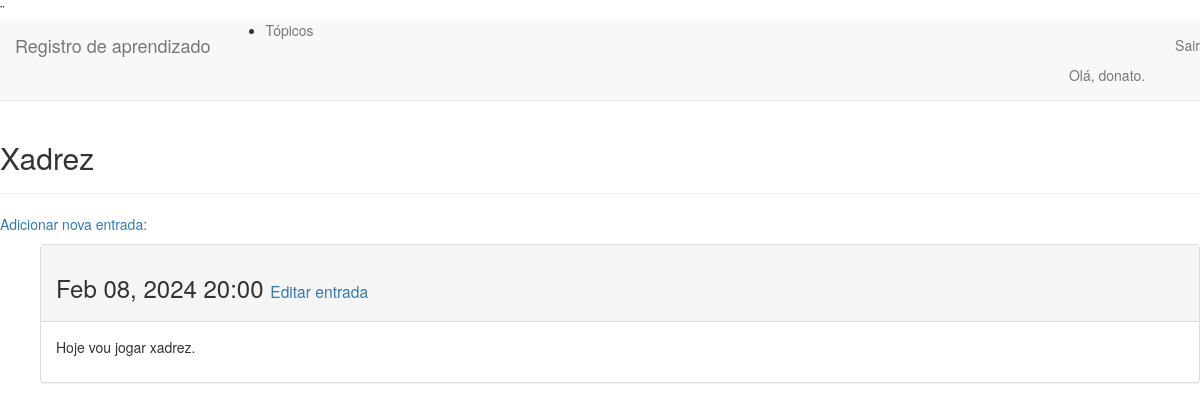
/topics/5/ (signed in), run on an earlier commit of the app's database.
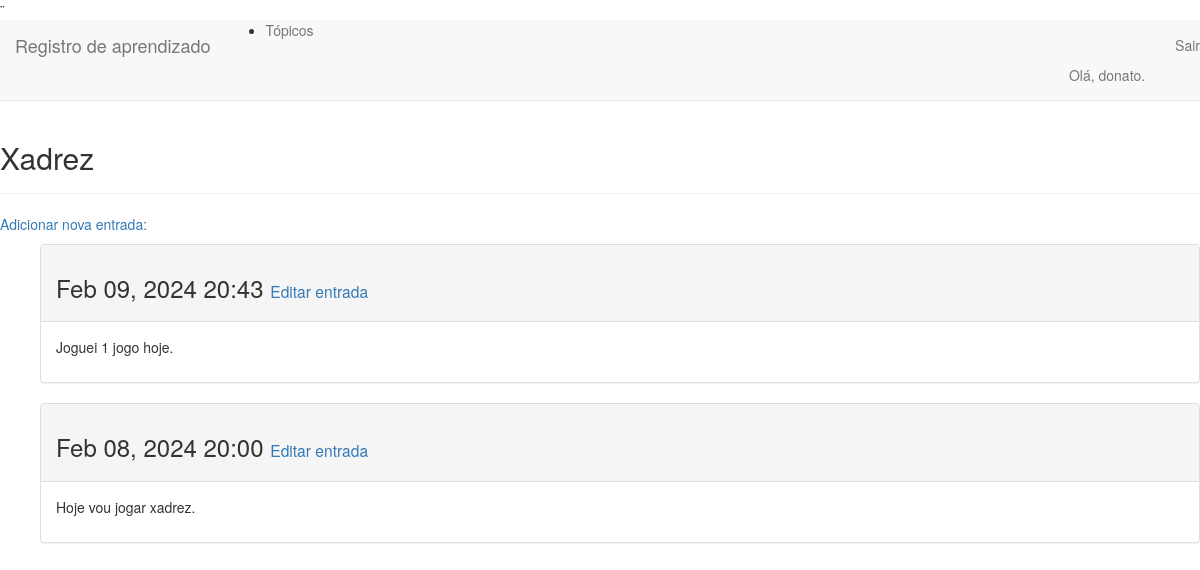
And on a later commit of the database.
### learning_logs/models.py (models this page shows, shortened)
class Topic(models.Model):
    text = models.CharField(max_length=200)
    date_added = models.DateTimeField(auto_now_add=True)
    owner = models.ForeignKey(User, on_delete=models.CASCADE)
    def __str__(self):
        return self.text

class Entry(models.Model):
    topic = models.ForeignKey(Topic, on_delete=models.CASCADE)
    text = models.TextField()
    date_added = models.DateTimeField(auto_now_add=True)
    class Meta:
        verbose_name_plural = 'entries'

### learning_logs/views.py (the view)
# urls.py: path('topics/<int:topic_id>/', views.topic, name='topic'),
@login_required
def topic(request, topic_id):
    topic = Topic.objects.get(id=topic_id)
    if topic.owner !=   request.user:
        raise Http404
    entries = topic.entry_set.order_by('-date_added')
    context = {'topic': topic, 'entries':entries}
    return render(request, 'learning_logs/topic.html', context)

### learning_logs/templates/learning_logs/topic.html
{% extends 'learning_logs/base.html'%}
{% block header %}
    <h2>{{ topic }}</h2>
{% endblock header %}
{% block content %}
        <p> <a href="{% url 'learning_logs:new_entry' topic.id %}">Adicionar nova entrada:</a></p>
        <ul>
            {% if topic %}
                {% for entry in entries %}
                <div class="panel panel-default">
                    <div class="panel-heading">
                        <h3>{{ entry.date_added|date:'M d, Y H:i' }}
                        <small><a href="{% url 'learning_logs:edit_entry' entry.id %}">Editar entrada</a></small></h3>
                    </div>
                    <div class="panel-body">
                        {{ entry.text|linebreaks }}
                    </div>
                </div>
                {% endfor %}
            {% else %}
                <li> Não tem entradas ainda.</li>
            {% endif %}
        </ul>
{% endblock content %}

### learning_logs/templates/learning_logs/base.html (shortened to what this page needs)
{% load bootstrap3 %}
<!DOCTYPE html>
    <html lang="pt-br">
        <head>
            {% bootstrap_css %}
        </head>¨
        <body>
            <nav class="navbar navbar-default navbar-static-top">
                <div class="cointainer">
                            <a class="navbar-brand" href="{% url 'learning_logs:index' %}"> Registro de aprendizado</a>
                        </div>
                        <div id="navbar" class="navbar-collapse collapse">
                            <ul class="navbar-nav">
                                <li><a href="{% url 'learning_logs:topics' %}">Tópicos</li>
                            </ul>
                            <ul class="nav navbar-nav navbar-right">
                                {% if user.is_authenticated %}
                                <li><a>Olá, {{ user.username }}.</a></li>
                                <li><a href="{% url 'users:logout' %}">Sair</a></li>
                                {% else %}
                                <li><a href="{% url 'users:register' %}">Registrar</a></li>
                                <li><a href="{% url 'users:login' %}">Logar</a></li>
                                {% endif %}
                            </ul>
                        </div>
            </nav>
            <div class="cointainer">
                <div class="page-header">
                    {% block header %}
                    {% endblock header %}
                </div>
            <div>
                {% block content %}
                {% endblock content %}
            </div>
            </div>
        </body>
    </html>

What changed in the data, as far as the page shows it:
added Entry: date_added "Feb 09, 2024 20:43", text "Joguei 1 jogo hoje."
